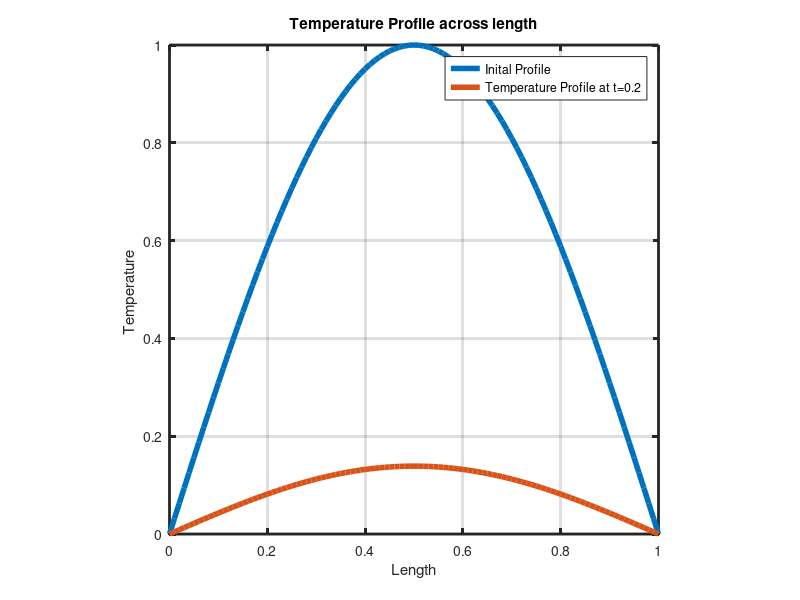

This figure's MATLAB source:
%
% Copyright (c) 2018, Vishal_S
% All rights reserved. Please read the "license.txt" for license terms.
%
% Project Title: ODE_PDE
% 
% Developer: Vishal S
% 
% Contact Info: vishalsubbu97@gmail.com
%
clear all
clc
clf

h= 0.01;
x= 0:h:1;
n = 1/h + 1;
r = 1;
k = r*h^2;
t_now = zeros(n,1);
t0 = zeros(n,1);
ae = zeros(n,1);
aw = zeros(n,1);
ap = zeros(n,1);
su = zeros(n,1);
for i = 1:n
    t0(i) = sin(pi*x(i));
end

    

t_before =t0;
plot (x,t_before,'LineWidth',4,'DisplayName','Inital Profile');
hold on ;
title ("Temperature Profile across length")   ;
ylabel("Temperature ");
xlabel("Length");
box  on ;
grid on ;
for time = 0:k:0.2
    ap(1) = 1.0;
    su(1) = 0.0;
    ae(1) = 0.0;
    aw(1) = 0.0;
    for i = 2:n-1
        ap(i) = 2+2*r;
        ae(i) = -r;
        aw(i) = -r;
        su(i) = (2-2*r)*t_before(i) + r*(t_before(i-1) + t_before(i+1));
    end
    ap(n) = 1.0;
    su(n) = 0.0;
    ae(n) = 0.0;
    aw(n) = 0.0;
    for i = 1:n
        if(ap(i) == 0)
            disp ("Error ap becomes zero");
        end
    end
    ae(1) = ae(1)/ap(1);
    su(1) = su(1)/ap(1);
    ap(1) = 1.0;
    for i = 2:n
        ap(i) = ap(i) - ae(i-1)*aw(i)/ap(i-1) ;
        su(i) = su(i) - su(i-1)*aw(i)/ap(i-1) ;
        aw(i) = 0;
        ae(i) = ae(i) / ap(i);
        aw(i) = aw(i) / ap(i);
        su(i) = su(i) / ap(i);
        ap(i) = 1.0;
    end
    t_now(n) = su(n)/ap(n);
    for i = 2 : n
        j = n-i + 1;
        t_now(j) = (su(j) - ae(j)*t_now(j+1))/(ap(i)) ;
    end
    t_before = t_now;
    
    
end
% For plotting properly
plot (x,t_now,'LineWidth',4,'DisplayName','Temperature Profile at t=0.2');
hold on ;
title ("Temperature Profile across length")   ;
ylabel("Temperature ");
xlabel("Length");
box  on ;
grid on ;
legend('show')
ax = gca ;
set(ax, 'linewidth',2.0);
axis('square');
